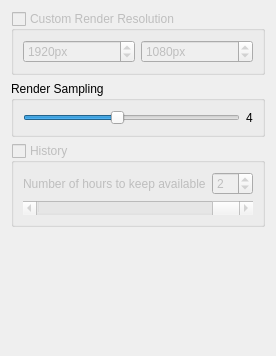
            <widget class="QWidget" name="scrollAreaWidgetContents_4">
             <property name="geometry">
              <rect>
               <x>0</x>
               <y>0</y>
               <width>274</width>
               <height>356</height>
              </rect>
             </property>
             <layout class="QVBoxLayout" name="verticalLayout_7">
              <item>
               <widget class="QGroupBox" name="custom_resolution">
                <property name="enabled">
                 <bool>false</bool>
                </property>
                <property name="title">
                 <string>Custom Render Resolution</string>
                </property>
                <property name="checkable">
                 <bool>true</bool>
                </property>
                <property name="checked">
                 <bool>false</bool>
                </property>
                <layout class="QHBoxLayout" name="horizontalLayout_4">
                 <item>
                  <widget class="QSpinBox" name="custom_width">
                   <property name="suffix">
                    <string notr="true">px</string>
                   </property>
                   <property name="minimum">
                    <number>1</number>
                   </property>
                   <property name="maximum">
                    <number>999999</number>
                   </property>
                   <property name="singleStep">
                    <number>16</number>
                   </property>
                   <property name="value">
                    <number>1920</number>
                   </property>
                  </widget>
                 </item>
                 <item>
                  <widget class="QSpinBox" name="custom_height">
                   <property name="suffix">
                    <string notr="true">px</string>
                   </property>
                   <property name="minimum">
                    <number>1</number>
                   </property>
                   <property name="maximum">
                    <number>999999</number>
                   </property>
                   <property name="singleStep">
                    <number>9</number>
                   </property>
                   <property name="value">
                    <number>1080</number>
                   </property>
                  </widget>
                 </item>
                </layout>
               </widget>
              </item>
              <item>
               <widget class="QGroupBox" name="groupBox_5">
                <property name="title">
                 <string>Render Sampling</string>
                </property>
                <layout class="QHBoxLayout" name="horizontalLayout_3">
                 <item>
                  <widget class="QSlider" name="render_samples">
                   <property name="minimum">
                    <number>1</number>
                   </property>
                   <property name="maximum">
                    <number>8</number>
                   </property>
                   <property name="pageStep">
                    <number>1</number>
                   </property>
                   <property name="sliderPosition">
                    <number>4</number>
                   </property>
                   <property name="orientation">
                    <enum>Qt::Orientation::Horizontal</enum>
                   </property>
                  </widget>
                 </item>
                 <item>
                  <widget class="QLabel" name="label_2">
                   <property name="text">
                    <string>4</string>
                   </property>
                  </widget>
                 </item>
                </layout>
               </widget>
              </item>
              <item>
               <widget class="QGroupBox" name="record_history">
                <property name="enabled">
                 <bool>false</bool>
                </property>
                <property name="title">
                 <string>History</string>
                </property>
                <property name="checkable">
                 <bool>true</bool>
                </property>
                <property name="checked">
                 <bool>false</bool>
                </property>
                <layout class="QVBoxLayout" name="verticalLayout_12">
                 <item>
                  <layout class="QHBoxLayout" name="horizontalLayout">
                   <item>
                    <widget class="QLabel" name="label_7">
                     <property name="text">
                      <string>Number of hours to keep available</string>
                     </property>
                    </widget>
                   </item>
                   <item>
                    <widget class="QSpinBox" name="history_length">
                     <property name="value">
                      <number>2</number>
                     </property>
                    </widget>
                   </item>
                  </layout>
                 </item>
                 <item>
                  <widget class="QScrollBar" name="history_current">
                   <property name="maximum">
                    <number>3600</number>
                   </property>
                   <property name="value">
                    <number>3600</number>
                   </property>
                   <property name="orientation">
                    <enum>Qt::Orientation::Horizontal</enum>
                   </property>
                  </widget>
                 </item>
                </layout>
               </widget>
              </item>
              <item>
               <spacer name="verticalSpacer_3">
                <property name="orientation">
                 <enum>Qt::Orientation::Vertical</enum>
                </property>
                <property name="sizeHint" stdset="0">
                 <size>
                  <width>20</width>
                  <height>226</height>
                 </size>
                </property>
               </spacer>
              </item>
             </layout>
            </widget>
